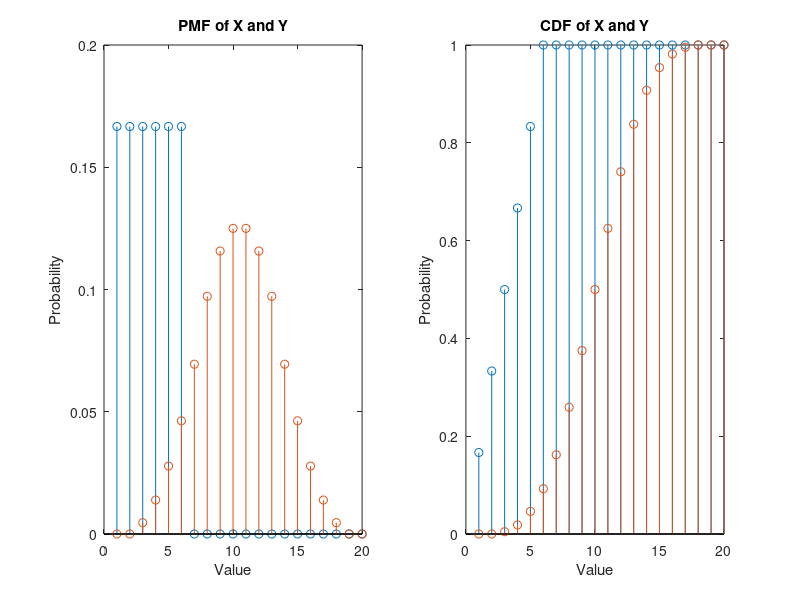

MATLAB code to generate this figure:
%%this is Matlab Code for Part 1
close all
clear all
clc
%%
%-----------------------part I-----------------------------------%
X = linspace(1,20,20);
Y = linspace(3,18,16);
i=1;
for k= 1:1:20
    if i<7
        if k==X(i)
            PX(k)=1/6;
            i=i+1;
        else
            PX(k)=0;
        end
    else
        PX(k)=0;
    end
end

PY=[0,0,0,0,0,0,0,0,0,0,0,0,0,0,0,0,0,0,0,0];
    for i= 1:1:20
        for k= 1:1:6
            for l=1:1:6
                for m= 1:1:6
                    if i==k+l+m
                        PY(i)= PY(i)+PX(k)*PX(l)*PX(m);
                        test=i;
                        testP=PY(i);
                    end
                end
           end
        end
    end

subplot(1,2,1)
stem(PX)
hold on;
stem (PY)
hold on;
xlabel('Value')
ylabel('Probability')
title('PMF of X and Y')

%%
%-----------------------part II-----------------------------------%
%FX(k)=SUM[PX(xmin)to PX(k)]
FX=[0];
FY=[0];
FX(1)=PX(1);
FY(1)=PY(1);
for k= 2:1:20
    FX(k)=FX(k-1)+PX(k);
    FY(k)=FY(k-1)+PY(k);
end

subplot(1,2,2)
stem(FX)
hold on;
stem(FY)
hold on;
xlabel('Value')
ylabel('Probability')
title('CDF of X and Y')

%%
%-----------------------part III-----------------------------------%
for n = 1:100
    x1(n) = randi(6);
    x2(n) = randi(6);
    x3(n) = randi(6);
    y(n) = x1(n)+x2(n)+x3(n)
end

%%
%------------------------part IV----------------------------------%
